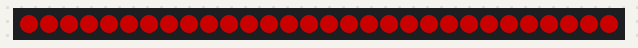
This sketch was run on a simulated Arduino Mega 2560, built with avr-gcc and run on an emulated ATmega2560. Shown: 30 RGB LEDs in strip order, left to right. Dim RGB values are drawn brighter than linear.

Above: at 1.1 s.
At 2.1 s:
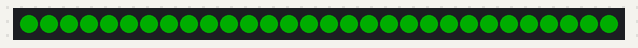
At 3.1 s:
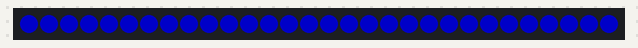
At 4.1 s:
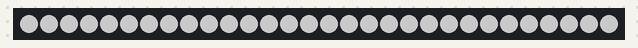
At 8.9 s:
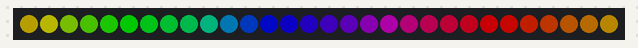
At 13.88 s:
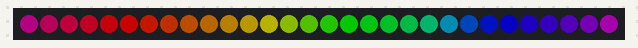

The sketch:

Hart_ledstrip.ino
```cpp
#include <FastLED.h>

// ====== LED CONFIGURATION ======
#define LED_PIN_MAIN 36     // Main data pin
#define LED_PIN_BACKUP 37   // Backup data pin (optional)
#define NUM_LEDS 30         // Change to match your strip length
#define LED_TYPE SK6812
#define COLOR_ORDER GRB     // SK6812s are usually GRB
#define BRIGHTNESS 100      // 0–255

// ====== STRIP SETUP ======
CRGB leds[NUM_LEDS];

// ====== SELECT DATA PIN ======
// Set to LED_PIN_MAIN or LED_PIN_BACKUP
#define ACTIVE_LED_PIN LED_PIN_MAIN

void setup() {
  delay(1000); // power-up safety delay

  FastLED.addLeds<LED_TYPE, ACTIVE_LED_PIN, COLOR_ORDER>(leds, NUM_LEDS);
  FastLED.setBrightness(BRIGHTNESS);

  // Optional: ensure data line starts low
  pinMode(ACTIVE_LED_PIN, OUTPUT);
  digitalWrite(ACTIVE_LED_PIN, LOW);
}

void loop() {
  // Simple test pattern: red, green, blue, white, rainbow
  testSolid(CRGB::Red);
  testSolid(CRGB::Green);
  testSolid(CRGB::Blue);
  testSolid(CRGB::White);
  rainbowCycle();
}

// ====== Helper functions ======

void testSolid(const CRGB& color) {
  fill_solid(leds, NUM_LEDS, color);
  FastLED.show();
  delay(1000);
}

void rainbowCycle() {
  for (int j = 0; j < 256 * 3; j++) { // cycle through hues
    for (int i = 0; i < NUM_LEDS; i++) {
      leds[i] = CHSV((i * 256 / NUM_LEDS + j) & 255, 255, 255);
    }
    FastLED.show();
    delay(10);
  }
}
```

Measured:
- by itself, everything shown: repeats every 13.2 s, in 34 steps
- what the display in image 0 shows lasts 1.0 s, from 1.0 s to 2.0 s
